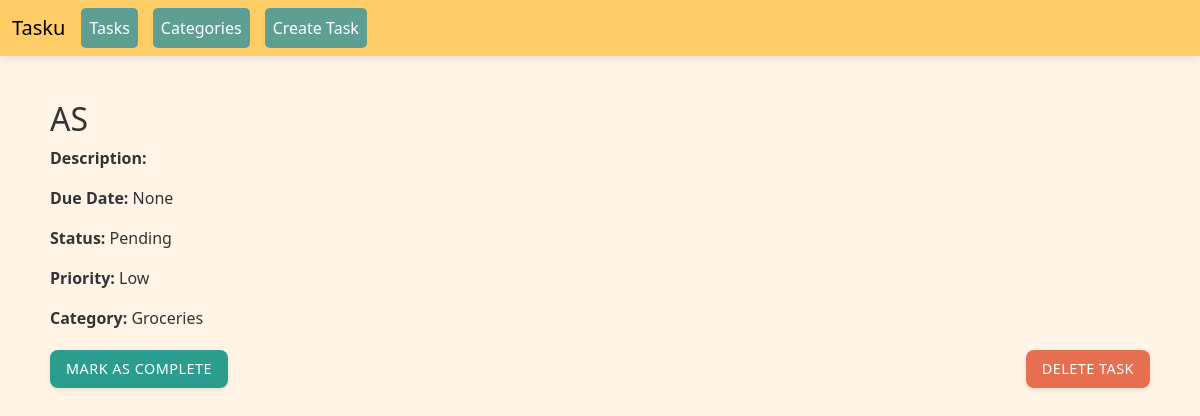
The app's page /tasks/4/ with its own data.
### tasks_app/models.py (models this page shows, shortened)
class Task(models.Model):
    title = models.CharField(max_length=255)
    description = models.TextField(blank=True, null=True)
    due_date = models.DateField(blank=True, null=True)
    STATUS_CHOICE = [
        ('Pending','Pending'),
        ('In Progress','In Progress'),
        ('Completed','Completed'),
    ]
    status = models.CharField(max_length=15, choices=STATUS_CHOICE, default='Pending')
    PRIORITY_CHOICE = [
        ('Low','Low'),
        ('Medium','Medium'),
        ('High','High'),
    ]
    priority = models.CharField(max_length=15, choices=PRIORITY_CHOICE, default='High')
    category = models.ForeignKey(Category, on_delete=models.CASCADE, related_name='tasks')

class Category(models.Model):
    name = models.CharField(max_length=100)
    description = models.TextField(blank=True, null=True)
    class Meta:
        verbose_name_plural = 'Categories'

### tasks_app/views.py (the view)
# urls.py: path("tasks/<int:task_id>/", task_detail, name="task_detail"),
def task_detail(request, task_id):
    task = get_object_or_404(Task, id=task_id)
    return render(request, "task_detail.html", {"task": task})

### tasks_app/templates/task_detail.html (shortened to what this page needs)
{% extends 'base.html' %}
{% block content %}
    <h2>{{ task.title }}</h2>
    <div class="task-details">
        <p><strong>Description:</strong> {{ task.description }}</p>
        <p><strong>Due Date:</strong> {{ task.due_date }}</p>
        <p><strong>Status:</strong> {{ task.status }}</p>
        <p><strong>Priority:</strong> {{ task.priority }}</p>
        <p><strong>Category:</strong> {{ task.category.name }}</p>
    </div>
    <div style="display: flex; justify-content: space-between; margin-top: 20px;">
        {% if task.status != "Completed" %}
            <form action="{% url 'mark_completed' task.id %}" method="POST">
                <button type="submit" class="btn btn-complete">Mark as Complete</button>
            </form>
        {% else %}
            <div></div>
        {% endif %}
        <form action="{% url 'delete_task' task.id %}" method="POST">
            <button type="submit" class="btn btn-delete">Delete Task</button>
        </form>
    </div>
{% endblock %}

### tasks_app/templates/base.html (style rules this page uses)
body { background-color: #FFF4E6; color: #333; }
.btn, .nav-link { background-color: #5D9F92; color: white; border-radius: 5px; }
.btn { background-color: #5D9F92; color: white; border-radius: 8px; padding: 8px 16px; border: none; font-weight: 500; transition: all 0.3s ease; box-shadow: 0 2px 5px rgba(0, 0, 0, 0.1); text-transform: uppercase; letter-spacing: 0.5px; font-size: 0.9rem; }
.btn-delete { background-color: #E76F51; }
.btn-complete { background-color: #2A9D8F; }

### records on screen
Task: title "AS", due_date "None", status "Pending", priority "Low", category.name "Groceries"
